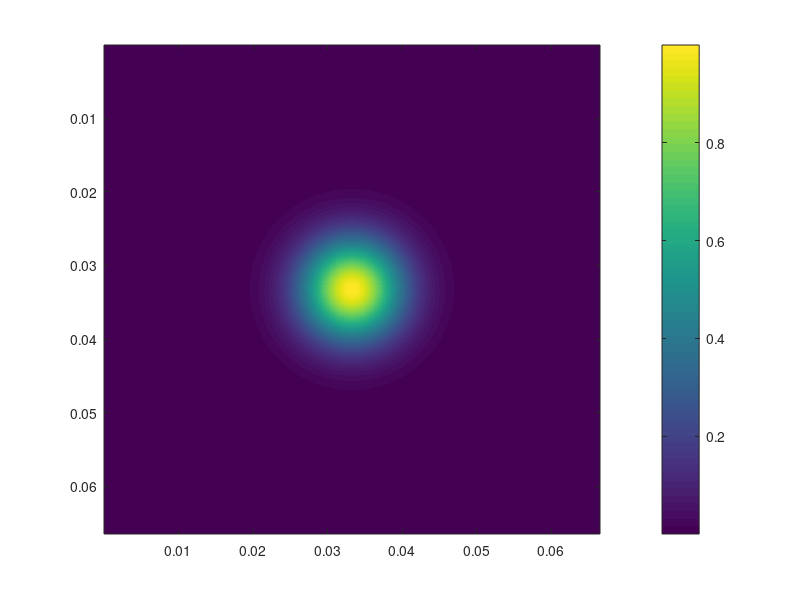

MATLAB code to generate this figure: (Note: this script raises an error after producing the figure.)
%make some fake data for Par coh KF blind deconvolution for Paroma
%L. Waller, Aug 2014, UC Berkeley
%lwaller@alum.mit.edu

clear all; close all; clc

lambda=532e-9;
ps=4*10^(-6);
z=[-10:5:10]*10^-3;
n=2048;
nummodes=10;     %number of coherent modes (speckle patterns)
x=[1:n]*ps;  
%s=1*10^-3;         %source radius (for gaussian, std of source)
f=500*10^-3;        %focal length of condenser
pss=(lambda*f)/(n*ps);
xsource=[1:n]*pss;

obj=ones(n,n);
%obj(21:n-20,21:n-20)=exp(i*pi*phantom(n-40));  %phase object
obj(floor(n/2):floor(n/2)+10,floor(n/2):floor(n/2)+10)=0;
%
tic
%% make source shape (Gaussian) and object
%seff=0.5*s/pss
win=gausswin(n,7);
sourceshape=win*win';

%sourceshape=zeros(n,n);sourceshape(n/2:n/2+(s/pss),n/2:n/2+(s/pss))=1;
%sourceshape=sourceshape-min(min(sourceshape));sourceshape=sourceshape/(n^2*sum(sum(abs(sourceshape.^2))));

%deltax=(s/f)*max(z)

figure;imagesc(xsource,xsource,sourceshape);colorbar;drawnow
illum=ones(n,n,nummodes);
for nn=1:nummodes
    diffuserAmp=rand(n,n);
    
    
    diffuserAmp=ones(size(diffuserAmp));
    
    diffuserPhase=2*pi*rand(n,n)-pi*ones(n,n);
    source=sourceshape.*diffuserAmp.*exp(i*diffuserPhase);
    illum1=fftshift(fft2(source));
    %illum1=illum1/sqrt(mean(mean(abs(illum1.^2))));
    %figure;imagesc(abs(illum1.*obj));colorbar;colormap gray;drawnow
    illum(:,:,nn)=illum1.*obj;
end

illum=illum/sqrt(mean(abs(illum(:).^2)));
toc

%% propagate it.
IntenvZ=zeros(n,n,length(z));
for zn=1:length(z)
    fieldZ=prop2Dincoh(illum,lambda,z(zn),ps,n,1);
    IntenvZ(:,:,zn)=mean(abs(fieldZ.^2),3);
    figure;imagesc(x*10^6,x*10^6,IntenvZ(:,:,zn),[0 2]);colormap gray;colorbar;axis image;drawnow;
    xlabel('microns');ylabel('microns')
    title(sprintf('Intensity at z=%1.1f microns',z(zn)*10^6))
    drawnow
    toc
end

%% make an coherent beam

IntenvZcoh=zeros(n,n,length(z));
for zn=1:length(z)
    [fieldZ,H]=propagate(obj,lambda,z(zn),ps,n);
    IntenvZcoh(:,:,zn)=abs(fieldZ.^2);
    figure;imagesc(x*10^6,x*10^6,IntenvZcoh(:,:,zn),[0 2]);colormap gray;colorbar;axis image;drawnow;
    xlabel('microns');ylabel('microns')
    title(sprintf('coherent Intensity at z=%1.1f microns',z(zn)*10^6))
    toc
end

figure;imagesc(real(H));colorbar

    
